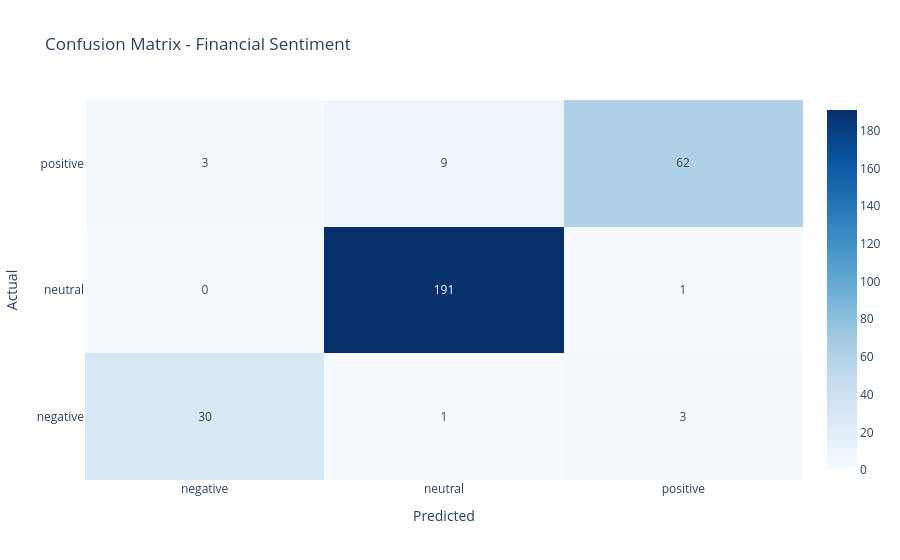

Here is the notebook cell this chart was saved with:
### Markdown cell above
## 5) Performed Evaluation
This section reports accuracy/F1, classification report, and confusion matrix on the held-out test split (negative vs positive).

### Code cell
model.eval()
y_true_list, y_pred_list = [], []

with torch.no_grad():
    for batch in test_loader:
        labels = batch["labels"].numpy()
        batch = {k: v.to(device) for k, v in batch.items()}
        logits = model(**batch).logits
        preds = torch.argmax(logits, dim=1).cpu().numpy()

        y_true_list.extend(labels.tolist())
        y_pred_list.extend(preds.tolist())

y_true = np.array(y_true_list)
y_pred = np.array(y_pred_list)

num_classes = len(id2label)
cm = np.zeros((num_classes, num_classes), dtype=int)
for t, p in zip(y_true, y_pred):
    cm[t, p] += 1

acc = float((y_true == y_pred).mean())

# Macro-F1 (NumPy implementation)
f1_per_class = []
for i in range(num_classes):
    tp = cm[i, i]
    fp = cm[:, i].sum() - tp
    fn = cm[i, :].sum() - tp
    precision = tp / (tp + fp) if (tp + fp) > 0 else 0.0
    recall = tp / (tp + fn) if (tp + fn) > 0 else 0.0
    f1 = (2 * precision * recall / (precision + recall)) if (precision + recall) > 0 else 0.0
    f1_per_class.append(f1)

f1m = float(np.mean(f1_per_class))

print(f"Accuracy: {acc:.4f}")
print(f"Macro F1: {f1m:.4f}")
print("\nPer-class metrics:")
for i in range(num_classes):
    tp = cm[i, i]
    fp = cm[:, i].sum() - tp
    fn = cm[i, :].sum() - tp
    support = cm[i, :].sum()
    precision = tp / (tp + fp) if (tp + fp) > 0 else 0.0
    recall = tp / (tp + fn) if (tp + fn) > 0 else 0.0
    f1 = (2 * precision * recall / (precision + recall)) if (precision + recall) > 0 else 0.0
    print(f"{id2label[i]:>8} | precision={precision:.4f} recall={recall:.4f} f1={f1:.4f} support={support}")

labels_axis = [id2label[i] for i in range(num_classes)]
fig_cm = go.Figure(data=go.Heatmap(
    z=cm,
    x=labels_axis,
    y=labels_axis,
    colorscale="Blues",
    showscale=True,
    text=cm,
    texttemplate="%{text}"
))
fig_cm.update_layout(
    title="Confusion Matrix - Financial Sentiment",
    xaxis_title="Predicted",
    yaxis_title="Actual"
)
fig_cm.show()

### Figure 1 — Plotly figure (JSON) as saved in the notebook; plotly's stock layout.template omitted (floating-point values rounded to 4 significant figures)
{"data": [{"colorscale": [[0, "rgb(247,251,255)"], [0.125, "rgb(222,235,247)"], [0.25, "rgb(198,219,239)"], [0.375, "rgb(158,202,225)"], [0.5, "rgb(107,174,214)"], [0.625, "rgb(66,146,198)"], [0.75, "rgb(33,113,181)"], [0.875, "rgb(8,81,156)"], [1, "rgb(8,48,107)"]], "showscale": true, "text": [[30, 1, 3], [0, 191, 1], [3, 9, 62]], "texttemplate": "%{text}", "type": "heatmap", "x": ["negative", "neutral", "positive"], "y": ["negative", "neutral", "positive"], "z": [[30, 1, 3], [0, 191, 1], [3, 9, 62]]}], "layout": {"title": {"text": "Confusion Matrix - Financial Sentiment"}, "xaxis": {"title": {"text": "Predicted"}}, "yaxis": {"title": {"text": "Actual"}}}}
